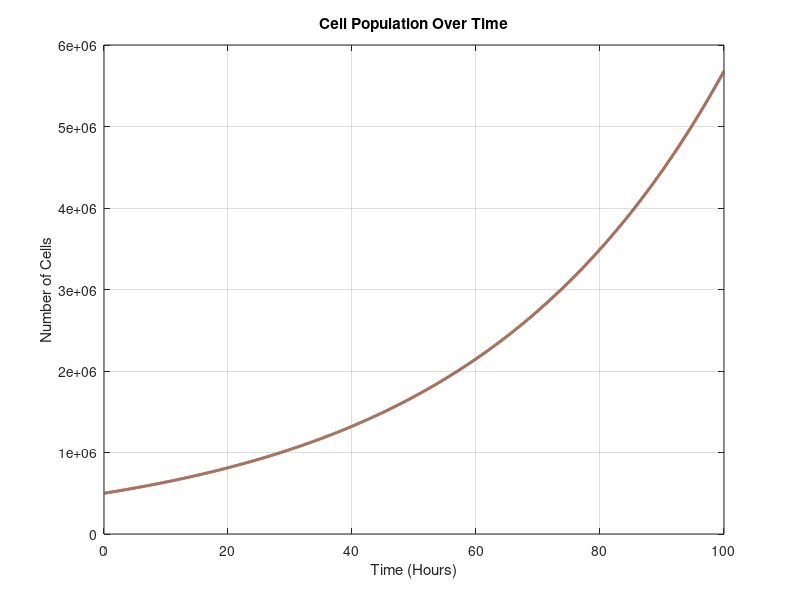

The MATLAB source for this figure:
clc; clear;

% Constants from the table
kf = 9.7e7; % EGF association rate constant (M^−1 min^−1)
kr = 0.24; % Rate constant for EGF-EGFR and HER2 coupling (min^−1)
ku1 = 5e-3; % Rate constant for EGF-EGFR-HER2 dissociation ((#cell)^−1 min^−1)
kc1 = 0.5; % can be adjusted
ku2 = 1e-3; % Rate constant for EGF-EGFR-HER2 dissociation ((#cell)^−1 min^−1)
kc2 = 0.1; % can be adjusted
kL = 10; % Rate constant for EGF degradation (min^−1)
L0 = 1.612e-9; % Initial EGF ligand concentration (M)
N0 = 0.5e6; % Initial cell density (#/volume)
muL0 = 0.00; % Cell proliferation rate constant independent of EGFR and HER2 (min^-1)
lambdaL = 0.0; % Ligand degradation rate (Molecule/min)
A1 = 0.5; % nonnegative constant
A2 = 0.5; % nonnegative constant
mu1max = 0.0143; % maximum specific cell growth rate constant (time−1)
mu2max = 0.0143; % maximum specific cell growth rate constant (time−1)
mu1half = 0.00715; % number of occupied receptors required to generate a half-maximal response (#/unit volume)
mu2half = 0.00715; % number of occupied receptors required to generate a half-maximal response (#/unit volume)
mu0 = 0.01; % cell proliferation rate independent of EGFR and HER2 receptors (time−1)
rho_R = 10000; % can be adjusted
rho_H1 = 600000; % overexpression
rho_H2 = 10000;% normal expression
S_L = 0.1; % can be adjusted
lambda_d = 0.1; % can be adjusted

% Time vector
t = linspace(0,100,10000); 

% Initial conditions
C1 = 4200;%over
T1 = 4300;%over
C2 = 200;%normal
T2 = 300;%normal
L1 = L0;%over
L2 = L0;%normal


for i = 2:length(t)
    % Calculate mu_CT_Overexpression
    mu_CT1 = A1 * mu1max * C1 / (mu1half + C1) + A2 * mu2max * T1 / (mu2half + T1) + mu0;
    % Calculate mu_CT_normal expression
    mu_CT2 = A1 * mu1max * C2 / (mu1half + C2) + A2 * mu2max * T2/ (mu2half + T2) + mu0;
end

% Cell density over time
N_t_over = N0*exp(mu_CT1.*t); %overexpression
N_t_normal = N0*exp(mu_CT2.*t); 

mu_Ct1 = 0;
mu_CT2 = 0;

% Differential equations for C, T, and L
for i = 2:length(t)
    % Calculate mu_CT
    mu_CT1 = A1 * mu1max * C1 / (mu1half + C1) + A2 * mu2max * T1 / (mu2half + T1) + mu0;
    mu_CT2 = A1 * mu1max * C2 / (mu1half + C2) + A2 * mu2max * T2 / (mu2half + T2) + mu0;
    
    dC_dt1 = kf*(rho_R*N_t_over(i-1) - C1 - T1)*L1 - kr*C1 - kc1*(rho_H1*N_t_over(i-1) - T1)*C1 + ku1*T1;%over
    dC_dt2 = kf*(rho_R*N_t_normal(i-1) - C2 - T2)*L2 - kr*C2 - kc2*(rho_H2*N_t_normal(i-1) - T2)*C2 + ku2*T2;%normal
    dT_dt1 = kc1*(rho_H1*N_t_over(i-1) - T1)*C1 - ku1*T1; %over
    dT_dt2 = kc2*(rho_H2*N_t_normal(i-1) - T2)*C2 - ku2*T2;%normal
    dL_dt1 = -kf*(rho_R*N_t_over(i-1) - C1 - T1)*L1 + kr*C1 + S_L - lambda_d*L1;%over
    dL_dt2 = -kf*(rho_R*N_t_normal(i-1) - C2 - T2)*L2 + kr*C2 + S_L - lambda_d*L2;%normal
    
    % Update C, T, and L
    C1 = C2 + dC_dt1; %over
    T1 = T1 + dT_dt1;%over
    C2 = C2 + dC_dt1;%normal
    T2 = T2 + dT_dt2;%normal
    L1 = L1 + dL_dt1;%over
    L2 = L2 + dL_dt2;%normal
end

% Plotting the graph for cell density over time
figure;

plot(t,N_t_over,'LineWidth',2);
hold on
plot(t,N_t_normal,'LineWidth',2);
xlabel('Time (Hours)');
ylabel('Number of Cells');
title('Cell Population Over Time');
grid on;